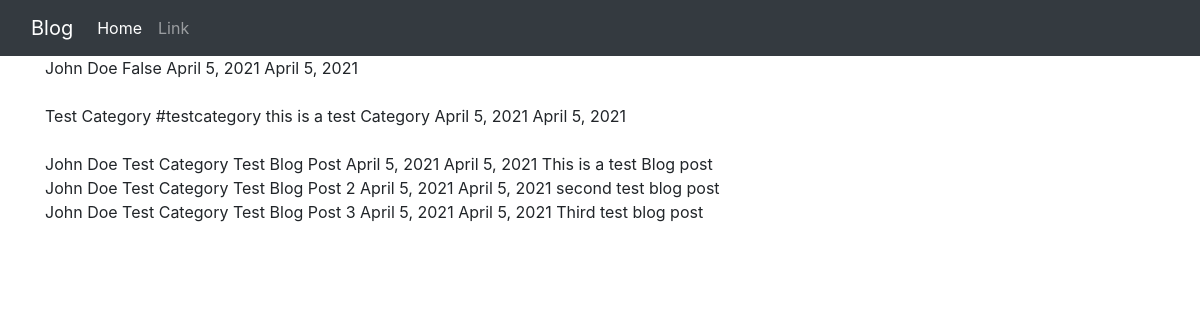
/blog/, run on an earlier commit of the app's database.
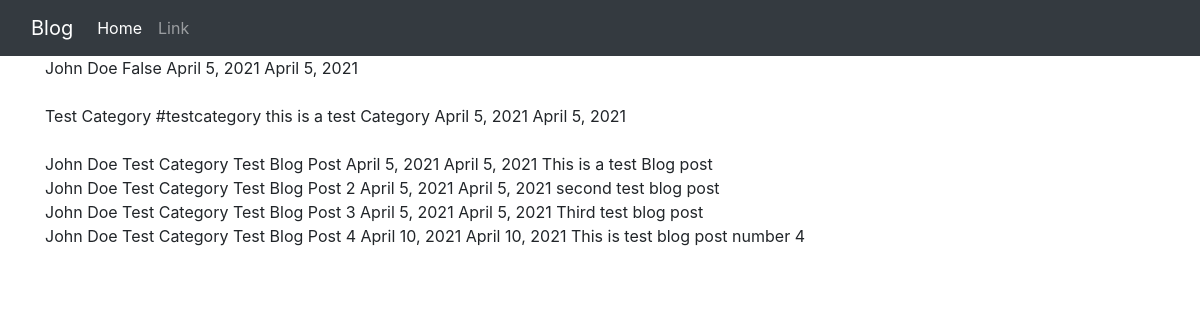
And on a later commit of the database.
### blog/models.py (models this page shows, shortened)
class User(models.Model):
    first_name = models.CharField(max_length=50)
    last_name = models.CharField(max_length=50)
    is_admin = models.BooleanField(default=False, blank=True, null=True)
    created = models.DateField(default=timezone.now)
    updated = models.DateField(default=timezone.now)
    class Meta:
        ordering = ('created',)
    def __str__(self):
        return self.first_name + ' ' + self.last_name

class Category(models.Model):
    name = models.CharField(max_length=50)
    hashtag = models.CharField(max_length=50)
    description = models.TextField()
    created = models.DateField(default=timezone.now)
    updated = models.DateField(default=timezone.now)
    class Meta:
        ordering = ('created',)
    def __str__(self):
        return self.name

class Post(models.Model):
    owner = models.ForeignKey(User, on_delete=models.CASCADE)
    category = models.ForeignKey(Category, on_delete=models.CASCADE)
    title = models.CharField(max_length=50)
    created = models.DateField(default=timezone.now)
    updated = models.DateField(default=timezone.now)
    content = models.TextField()
    class Meta:
        ordering = ('created',)

### blog/views.py (the view)
# urls.py: path('', views.bloghomepage, name='bloghomepage'),
def bloghomepage(request):
    all_Users = User.objects.all()
    all_Category = Category.objects.all()
    all_Post = Post.objects.all()
    return render(request, 'index.html', {'post': all_Post, 'users': all_Users, 'category': all_Category})

### templates/index.html (shortened to what this page needs)
<!doctype html>
<html lang="en">
  <head>
    <link rel="stylesheet" href="https://maxcdn.bootstrapcdn.com/bootstrap/4.0.0/css/bootstrap.min.css">
  </head>
  <body>
  <nav class="navbar navbar-expand-lg navbar-dark bg-dark">
  <div class="container-fluid">
    <a class="navbar-brand" href="http://127.0.0.1:8000/">Blog</a>
    <div class="collapse navbar-collapse" id="navbarSupportedContent">
      <ul class="navbar-nav me-auto mb-2 mb-lg-0">
        <li class="nav-item">
          <a class="nav-link active" aria-current="page" href="#">Home</a>
        </li>
        <li class="nav-item">
          <a class="nav-link" href="#">Link</a>
        </li>
      </ul>
    </div>
  </div>
</nav>
    <div class="container">
        <div class="row justify-content-md-center">
             {% for users in users %}
                 <div class="col-md-12">
             {{users.first_name}}
             {{users.last_name}}
             {{users.is_admin}}
             {{users.created}}
             {{users.updated}}
                 </div>
             {% endfor %}
        <br><br>
        </div>
    </div>
    <div class="container">
        <div class="row justify-content-md-center">
            {% for category in category %}
                <div class="col-md-12">
            {{category.name}}
            {{category.hashtag}}
            {{category.description}}
            {{category.created}}
            {{category.updated}}
                </div>
            {% endfor %}
        <br><br>
        </div>
    </div>
    <div class="container">
        <div class="row justify-content-md-center">
            {% for post in post %}
                <div class="col-md-12">
            {{post.owner}}
            {{post.category}}
            {{post.title}}
            {{post.created}}
            {{post.updated}}
            {{post.content}}
                </div>
            {% endfor %}
        <br><br>
        </div>
    </div>
  </body>
</html>

What changed in the data, as far as the page shows it:
added Post: owner "John Doe", category "Test Category", title "Test Blog Post 4", created "April 10, 2021", updated "April 10, 2021", content "This is test blog post number 4"
